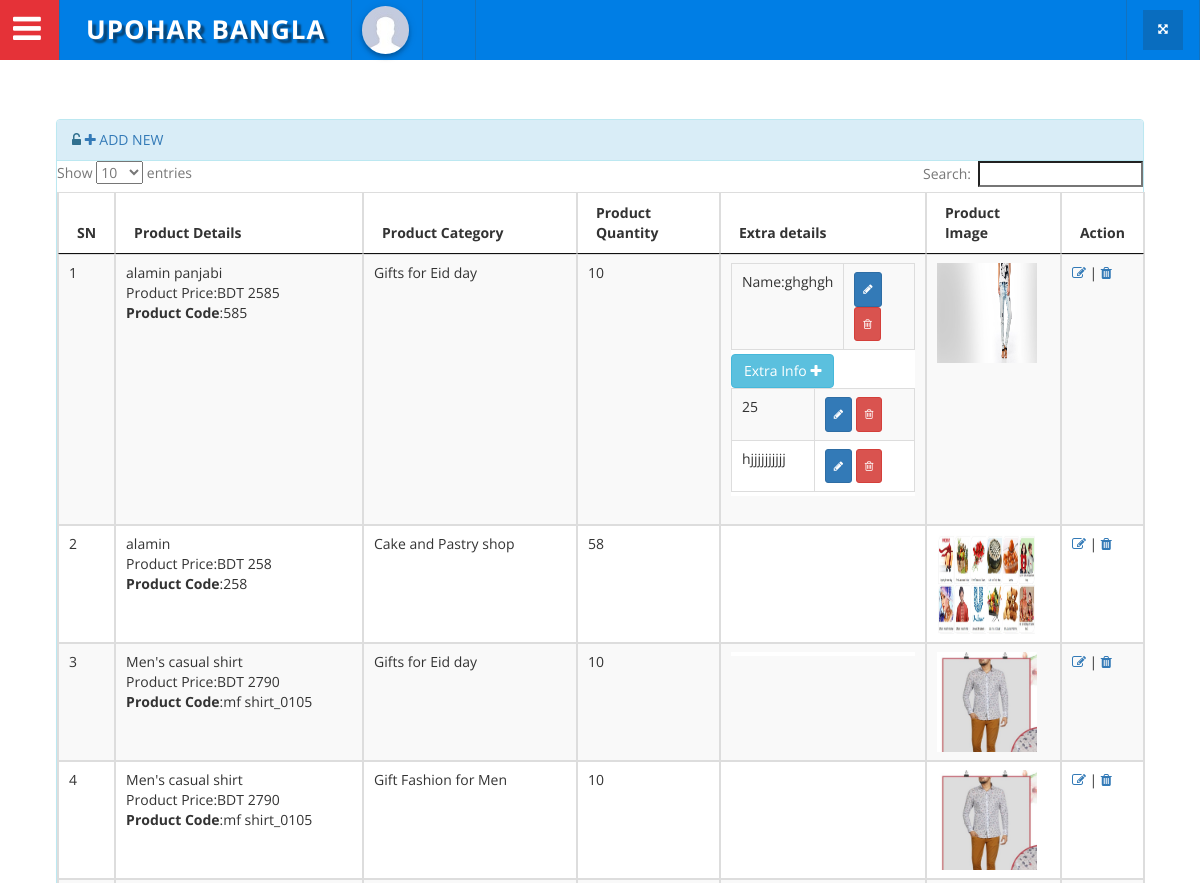
The page /index.php/super_admin/products (upper part) on the database as committed earlier.
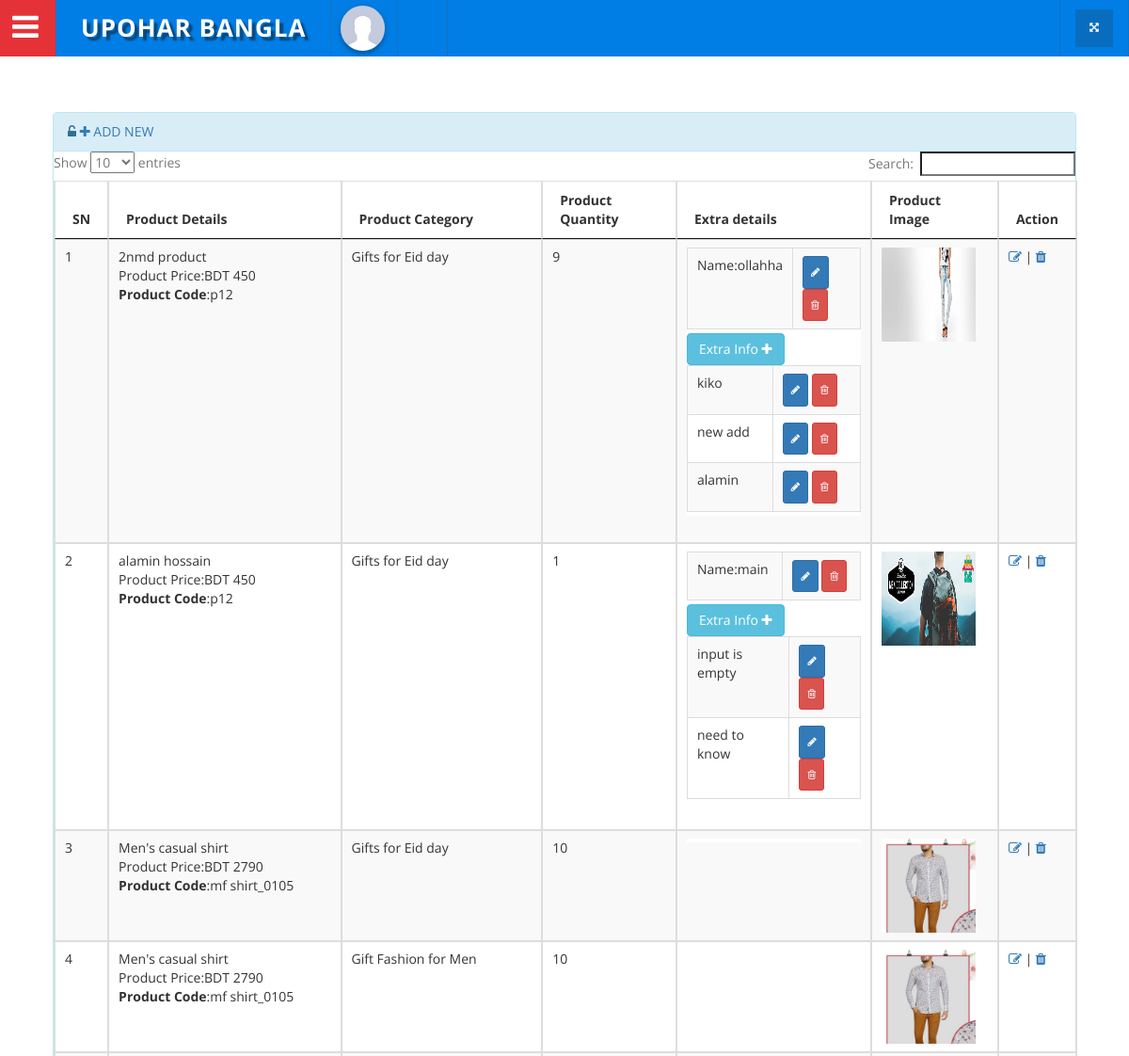
The same page on the database as committed later.
### tables this page shows
CREATE TABLE IF NOT EXISTS `product` (
  `prod_id` int(11) NOT NULL AUTO_INCREMENT,
  `prod_catid` int(11) NOT NULL,
  `prod_subcatid` int(11) DEFAULT NULL,
  `prod_subcatid2` int(3) DEFAULT NULL,
  `prod_name` varchar(100) NOT NULL,
  `prod_price` double NOT NULL,
  `prod_code` varchar(100) NOT NULL,
  `prod_qty` int(3) NOT NULL,
  `prod_desc` text NOT NULL,
  `image` varchar(100) NOT NULL,
  `date` timestamp NOT NULL DEFAULT CURRENT_TIMESTAMP ON UPDATE CURRENT_TIMESTAMP,
  PRIMARY KEY (`prod_id`)
);

CREATE TABLE IF NOT EXISTS `category` (
  `cat_id` int(11) NOT NULL AUTO_INCREMENT,
  `category` varchar(100) NOT NULL,
  `cat_image` varchar(100) NOT NULL,
  PRIMARY KEY (`cat_id`)
);

CREATE TABLE IF NOT EXISTS `optional` (
  `optional_id` int(10) NOT NULL AUTO_INCREMENT,
  `prod_id` int(11) NOT NULL,
  `op_extra` varchar(255) NOT NULL,
  PRIMARY KEY (`optional_id`)
);

CREATE TABLE IF NOT EXISTS `extra_info` (
  `extr_id` int(10) NOT NULL AUTO_INCREMENT,
  `prod_id` int(11) NOT NULL,
  `optional_id` int(10) NOT NULL,
  `extra_name` text NOT NULL,
  PRIMARY KEY (`extr_id`)
);

### application/controllers/Super_admin.php (called while the page is built, shortened)
<?php
class Super_admin extends CI_Controller
{
	public function __construct(){
		$this->load->model('Admin_model');
		$this->load->helper('admin_helper');
	}
	public function products(){
		$data=array();
        $data['product_d'] = $this->Admin_model->getProductDetails();
        $data['product_e'] = $this->Admin_model->getProductExtra();
        $data['result']=$this->Admin_model->products();
		$this->load->view('admin/products',$data,'true');
	}
}

### index.php (called while the page is built, shortened)
<?php
require_once BASEPATH.'core/CodeIgniter.php';

### application/models/Admin_model.php (called while the page is built, shortened)
<?php
class Admin_model extends CI_Model{
	public function products(){
		$this->db->select('*');
		$this->db->from('product');
        $this->db->order_by("prod_id", "DESC");
        $this->db->join('category','category.cat_id=prod_catid');
		$query = $this->db->get();
		return $query->result();
	}
public function getProductDetails()
{
    $query = $this->db->select('*')->from('optional')->get()->result();
    return $query;
}
    public function getProductExtra()
    {
        $query = $this->db->select('*')->from('extra_info')->get()->result();
        return $query;
    }
}
?>

### application/views/admin/products.php (the view, shortened to what this page needs)
<?php include('header.php'); ?>
    <div class="inner_content">
        <div class="inner_content_w3_agile_info">
            <div class="agile_top_w3_grids">
                <div class="panel panel-info">
                    <div class="panel-heading"> <i class="fa fa-unlock-alt" aria-hidden="true"></i>
                        <a href="<?php print base_url('add_product');?>">
                            <i class="fa fa-plus"></i> ADD NEW
                        </a>
                    </div>
                    <div class="block-content collapse in">
                        <div class="span12">
                            <table id="sample-table-2" class="table table-striped table-bordered table-hover roni">
                                <thead>
                                <tr>
                                    <th>SN</th>
                                    <th>Product Details</th>
                                    <th>Product Category</th>
                                    <th>Product Quantity</th>
                                    <th>  Extra  details </th>
                                    <th>Product Image</th>
                                    <th>Action</th>
                                </tr>
                                </thead>
                                <tbody>
                                <?php
                                $i=1;
                                foreach ($result as $value) {
                                    ?>
                                    <tr>
                                        <td class="center"><?php print $i++;?></td>
                                        <td class="center"><?php print $value->prod_name;?> <br>
                                            Product Price:<?php print 'BDT '.$value->prod_price;?>
                                            <br>
                                            <b>Product Code</b>:<?php print $value->prod_code;?>
                                        </td>
                                        <td class="center"><?php print $value->category;?></td>
                                        <td class="center"><?php print $value->prod_qty;?></td>
                                        <td><div class="table table-responsive">
                                                <table style="margin-bottom: 4px" class="orderexmple table table-striped table-bordered table-hover table-checkable order-column valign-middle" id="example4">
                                                    <?php foreach ($product_d  as $d ) {  ?>
                                                        <?php  if( $value->prod_id== $d->prod_id ) { ?>
                                                            <tr>
                                                                <td>Name:<?php echo $d->op_extra ?></td>
                                                                <td>
                                                                    <button  class="btn btn-primary btn-xs"  data-panel-id="<?php echo $d->optional_id?>" onclick="selectid2(this)">
                                                                        <i class="fa fa-pencil"></i>
                                                                    </button>
                                                                    <button type="button" data-panel-id="<?php echo $d->optional_id?>" onclick="selectid3(this)"class="btn btn-danger btn-xs">
                                                                        <i class="fa fa-trash-o "></i>
                                                                    </button>
                                                                </td>
                                                            </tr>
                                                </table>
                                                    <table style="margin-bottom: 4px" class="orderexmple table table-striped table-bordered table-hover table-checkable order-column valign-middle" id="example4">
                                                        <button id="addRow"  data-panel-id="<?php echo $value->prod_id ?>" onclick="selectid1(this)" class="btn btn-info" style="z-index: inherit">
                                                            Extra Info <i class="fa fa-plus"></i>
                                                        </button>
                                                    <?php foreach ( $product_e as $e ) { ?>
                                                        <?php  if( $value->prod_id== $d->prod_id  & $value->prod_id == $e->prod_id ) { ?>
                                                            <tr>
                                                                <td>
                                                                    <?php echo $e->extra_name ?>
                                                                </td>
                                                                <td>
                                                                    <button  class="btn btn-primary btn-xs"  data-panel-id="<?php echo $e->extr_id?>" onclick="selectid6(this)">
                                                                        <i class="fa fa-pencil"></i>
                                                                    </button>
                                                                    <button type="button" data-panel-id="<?php echo $e->extr_id?>" onclick="selectid5(this)"class="btn btn-danger btn-xs">
                                                                        <i class="fa fa-trash-o "></i>
                                                                    </button>
                                                                </td>
                                                                    </tr>
                                                        <?php } } }}?>
                                                </table>
                                            </div></td>
                                        <td class="center">
                                            <a href="<?php print base_url($value->image);?>" target="_blank">
                                                <img src="<?php print base_url($value->image);?>" width="100" height="100">
                                        </td>
                                        <td class="center">
                                            <a href="<?php print base_url('Super_admin/edit_product/'.$value->prod_id);?>"><i class="fa fa-pencil-square-o" aria-hidden="true"></i></a> |
                                            <a href="<?php print base_url('delete_product/'.$value->prod_id);?>" onclick="return confirm('Are you sure ?')"><i class="fa fa-trash" aria-hidden="true"></i></a>
                                        </td>
                                    </tr>
                                <?php }?>
                                </tbody>
                            </table>
                        </div>
                    </div>
                </div>
            </div>
        </div>
    </div>
<?php include('footer.php'); ?>

### application/views/admin/header.php (shortened to what this page needs)
<!DOCTYPE html>
<html lang="zxx">
	<head>
		<link href="<?php print base_url();?>assets/admin/css/bootstrap.css" rel="stylesheet" type="text/css" media="all" />
		<link href="<?php print base_url();?>assets/admin/css/component.css" rel="stylesheet" type="text/css" media="all" />
		<link href="<?php print base_url();?>assets/admin/css/export.css" rel="stylesheet" type="text/css" media="all" />
		<link href="<?php print base_url();?>assets/admin/css/flipclock.css" rel="stylesheet" type="text/css" media="all" />
		<link href="<?php print base_url();?>assets/admin/css/circles.css" rel="stylesheet" type="text/css" media="all" />
		<link href="<?php print base_url();?>assets/admin/css/style_grid.css" rel="stylesheet" type="text/css" media="all" />
		<link href="<?php print base_url();?>assets/admin/css/style.css" rel="stylesheet" type="text/css" media="all" />
		<link href="<?php print base_url();?>assets/admin/css/jquery.dataTables.min.css" rel="stylesheet" type="text/css" media="all" />
        <link rel="stylesheet" href="<?php echo base_url()?>assets/admin/css/modal.css" >
		<link href="<?php print base_url();?>assets/admin/css/font-awesome.css" rel="stylesheet">
	</head>
	<body>
	<div class="wthree_agile_admin_info">
		<div class="w3_agileits_top_nav">
			<ul id="gn-menu" class="gn-menu-main">
				<li class="gn-trigger">
					<a class="gn-icon gn-icon-menu"><i class="fa fa-bars" aria-hidden="true"></i><span>Menu</span></a>
				</li>
				<li class="second logo">
					<h1><a href="<?php print base_url('master');?>"><i class="fa fa-graduation-cap" aria-hidden="true"></i>Upohar Bangla</a></h1>
				</li>
				<li class="second admin-pic">
			       <ul class="top_dp_agile">
						<li class="dropdown profile_details_drop">
							<a href="#" class="dropdown-toggle" data-toggle="dropdown" aria-expanded="false">
								<div class="profile_img">
									<span class="prfil-img"><img src="<?php print base_url();?>assets/admin/images/admin.jpg" alt=""> </span>
								</div>
							</a>
						</li>
					</ul>
			    </li>
				<li class="second top_bell_nav"></li>
				<li class="second full-screen">
					<section class="full-top">
						<button id="toggle"><i class="fa fa-arrows-alt" aria-hidden="true"></i></button>
					</section>
				</li>
			</ul>
		</div>

### application/views/admin/footer.php (shortened to what this page needs)
</body>
</html>

### assets/admin/css/component.css (style rules this page uses)
*, *:after, *::before { -webkit-box-sizing: border-box; -moz-box-sizing: border-box; box-sizing: border-box; }
.gn-menu-main ul { margin: 0; padding: 0; list-style: none; text-transform: none; }
.gn-menu-main { top: 0; left: 0; width: 100%; height: 60px; font-size: 13px; position: fixed; }
.w3_agileits_top_nav { background: #007ee5; color: #fff; top: 0; left: 0; width: 100%; height: 60px; font-size: 13px; position: fixed; z-index: 999; }
.gn-menu-main a { display: block; height: 100%; color: #fff; text-decoration: none; cursor: pointer; }
.gn-menu-main > li { display: block; float: left; height: 100%; border-right: 1px solid #1372bf; text-align: center; }
li.second { padding: 0 7px; }
li.second.logo { padding: 0 26px; }
i.fa.fa-bars { color: #fff; }
.gn-menu-main li.gn-trigger { position: relative; width: 60px; -webkit-touch-callout: none; -webkit-user-select: none; -khtml-user-select: none; -moz-user-select: none; -ms-user-select: none; user-select: none; background: #e53238; color: #fff; padding: 5px 8px 0 0; font-size: 2.5em; }
.gn-menu-main > li:last-child { float: right; border-left: 1px solid #1372bf; }
.gn-menu-main > li > a { text-transform: uppercase; letter-spacing: 1px; font-weight: bold; }
.gn-menu-main:after { display: table; clear: both; content: ""; }
@media (max-width:1280px) { .gn-menu-main li.gn-trigger { position: relative; width: 60px; -webkit-touch-callout: none; -webkit-user-select: none; -khtml-user-select: none; -moz-user-select: none; -ms-user-select: none; user-select: none; background: #e53238; color: #fff; padding: 5px 4px 0 0; font-size: 2.5em; } }

### assets/admin/css/circles.css (style rules this page uses)
body { background-color:#ECF0F1; }

### assets/admin/css/style.css (style rules this page uses)
body { margin:0; padding:0; background:#fff; font-family: 'Open Sans', sans-serif; }
h1,h2,h3,h4,h5,h6 { margin:0; font-family: 'Open Sans', sans-serif; }
ul { margin:0; padding:0; }
p,ul,ol { font-size:14px; }
input[type="submit"],a,.nbs-flexisel-nav-left,.nbs-flexisel-nav-right { transition:.5s ease-in; -webkit-transition:.5s ease-in; -moz-transition:.5s ease-in; -o-transition:.5s ease-in; -ms-transition:.5s ease-in; }
.wthree_agile_admin_info { position: relative; }
li.second.admin-pic img { border-radius: 50%; -webkit-border-radius: 50%; -moz-border-radius: 50%; -o-border-radius: 50%; margin-top: 6px; width: 85%; margin-left: -4px; box-shadow: 0px 2px 4px -1px rgba(0,0,0,0.2), 0px 4px 5px 0px rgba(0,0,0,0.14), 0px 1px 10px 0px rgba(0,0,0,0.12); -webkit-box-shadow: 0px 2px 4px -1px rgba(0,0,0,0.2), 0px 4px 5px 0px rgba(0,0,0,0.14), 0px 1px 10px 0px rgba(0,0,0,0.12); -moz-box-shadow: 0px 2px 4px -1px rgba(0,0,0,0.2), 0px 4px 5px 0px rgba(0,0,0,0.14), 0px 1px 10px 0px rgba(0,0,0,0.12); -o-box-shadow: 0px 2px 4px -1px rgba(0,0,0,0.2), 0px 4px 5px 0px rgba(0,0,0,0.14), 0px 1px 10px 0px rgba(0,0,0,0.12); }
li.second.logo h1 { font-size: 2em; text-transform: uppercase; font-weight: 700; line-height: 59px; letter-spacing: 1px; text-shadow: 4px 4px 2px rgb(7, 70, 121); -weblit-text-shadow: 4px 4px 2px rgb(7, 70, 121); -moz-text-shadow: 4px 4px 2px rgb(7, 70, 121); -o-text-shadow: 4px 4px 2px rgb(7, 70, 121); -ms-text-shadow: 4px 4px 2px rgb(7, 70, 121); position:relative; }
ul.top_dp_agile { position: relative; }
li.second.top_bell_nav { padding: 0 2em; padding-top: 14px; }
.full-screen { float: left; }
.full-screen button { border: none; outline: none; color: #fff; font-size: .85em; background: #096dbf; width: 40px; height: 40px; text-align: center; line-height: 1px; }
li.second.full-screen { padding: 10px 16px; }
.inner_content { padding: 4em 4em; }
.inner_content_w3_agile_info { margin-top:4.5em; }
.table > thead > tr > th, .table > tbody > tr > th, .table > tfoot > tr > th, .table > thead > tr > td, .table > tbody > tr > td, .table > tfoot > tr > td { padding: 9px; }
.btn-xs, .btn-group-xs > .btn { padding: 8px 8px; font-size: 11px; line-height: 1.5; border-radius: 3px; }
button, input, select, textarea { font-family: inherit; font-size: inherit; line-height: inherit; }

Rows that differ between the two databases and show on the page:
removed product: prod_name "alamin panjabi", prod_price "2585", prod_code "585", category.category "Gifts for Eid day", prod_qty "10", image (picture)
removed optional: op_extra "ghghgh", shown under "alamin panjabi"
removed extra_info: extra_name "25", shown under "ghghgh"
removed extra_info: extra_name "hjjjjjjjjjj", shown under "ghghgh"
removed product: prod_name "alamin", prod_price "258", prod_code "258", category.category "Cake and Pastry shop", prod_qty "58", image (picture)
added product: prod_name "2nmd product", prod_price "450", prod_code "p12", category.category "Gifts for Eid day", prod_qty "9", image (picture)
added optional: op_extra "ollahha", shown under "2nmd product"
added extra_info: extra_name "kiko", shown under "ollahha"
added extra_info: extra_name "new add", shown under "ollahha"
added extra_info: extra_name "alamin", shown under "ollahha"
added product: prod_name "alamin hossain", prod_price "450", prod_code "p12", category.category "Gifts for Eid day", prod_qty "1", image (picture)
added optional: op_extra "main", shown under "alamin hossain"
added extra_info: extra_name "input is empty", shown under "main"
added extra_info: extra_name "need to know", shown under "main"
